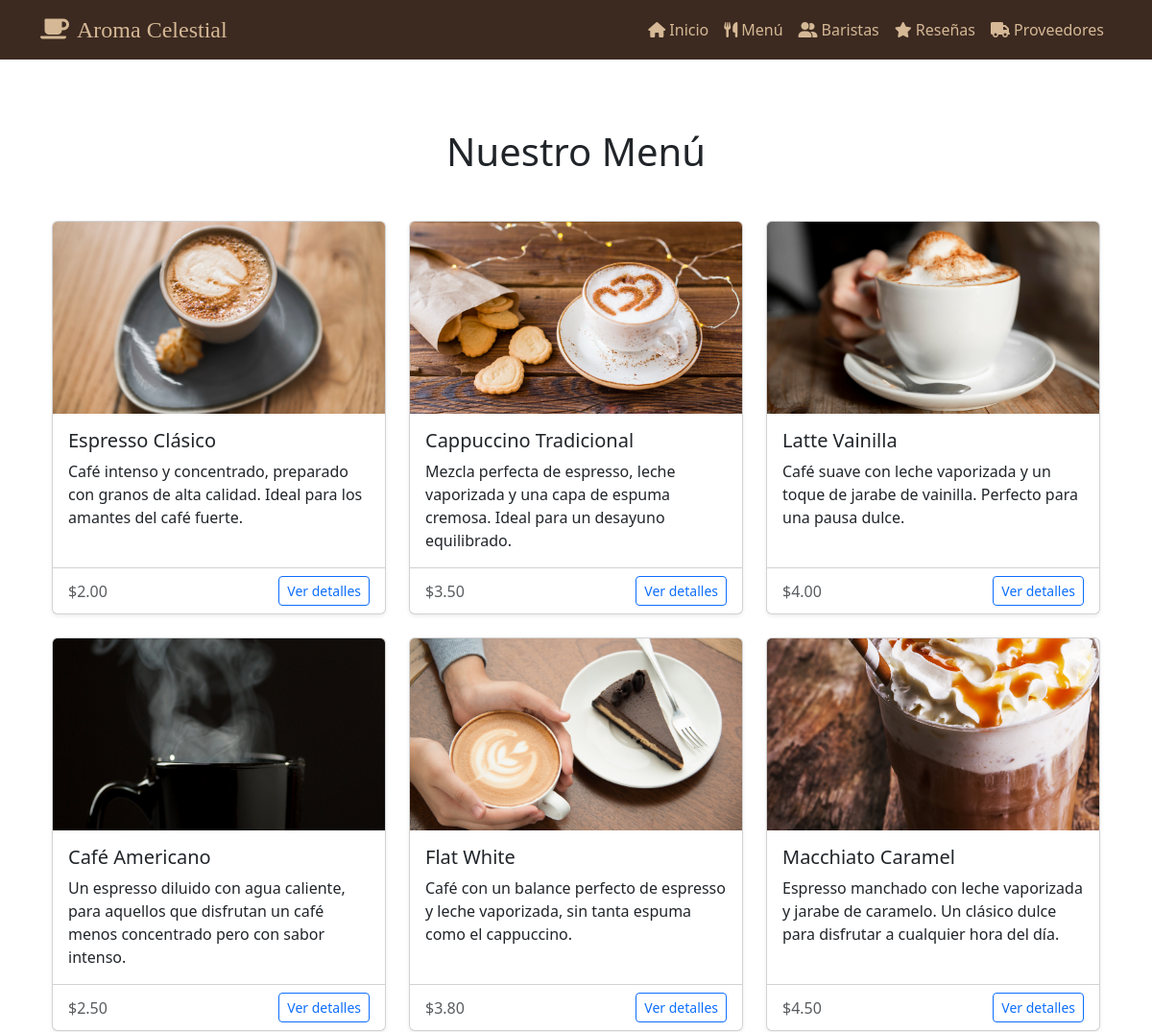
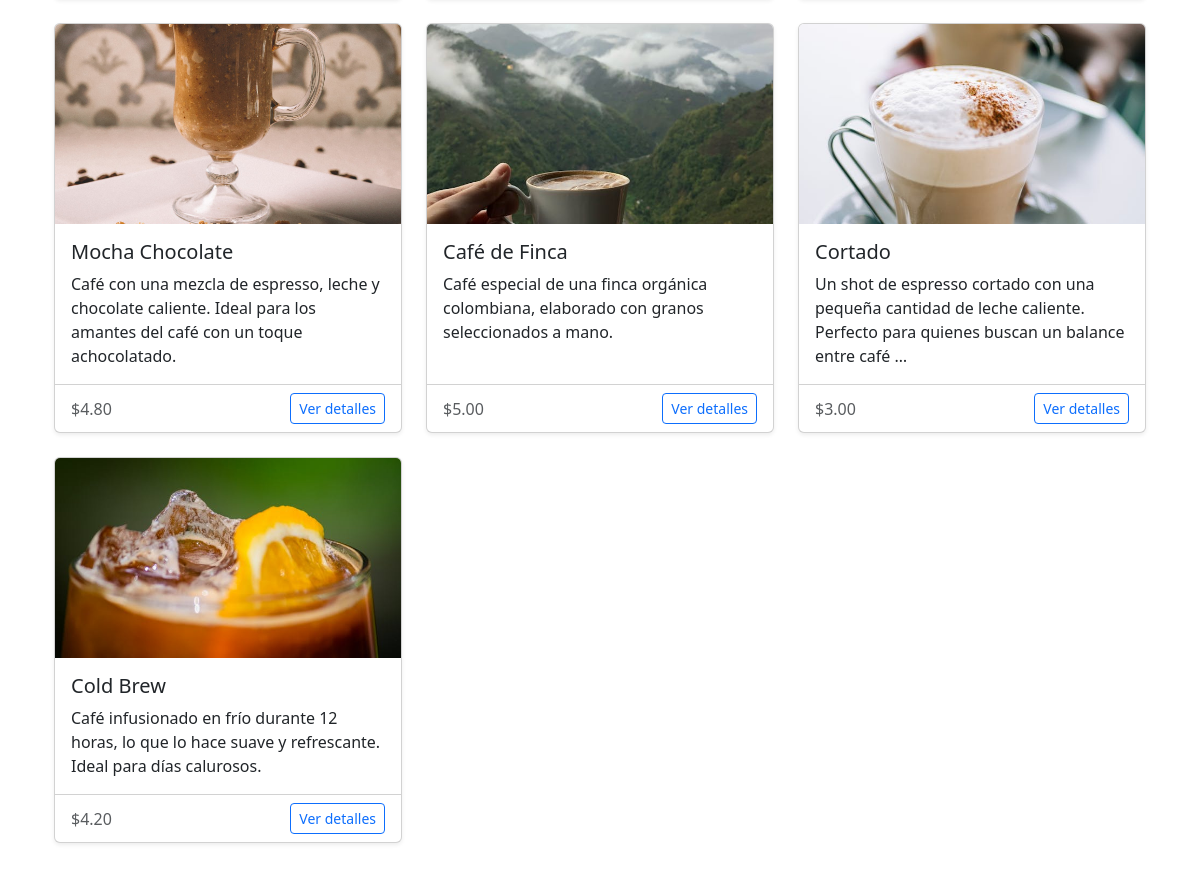
The app's page /menu/ with its own data (2 pictures, top to bottom).
### myapp/models.py (models this page shows)
class MenuItem(models.Model):
    id = models.AutoField(primary_key=True)
    nombre = models.CharField(max_length=100)
    descripcion = models.TextField()
    precio = models.DecimalField(max_digits=5, decimal_places=2)
    categoria = models.CharField(max_length=50)
    imagen = models.ImageField(upload_to='imgs/', null=True, blank=True)

### myapp/views.py (the view)
# urls.py: path('menu/', views.menu, name='menu'),
def menu(request):
    menu_items = MenuItem.objects.all()
    return render(request, 'menu.html', {'menu_items': menu_items})

### myapp/templates/menu.html (shortened to what this page needs)
{% extends 'base.html' %}
{% load static %}
{% block content %}
<div class="container py-5">
    <h1 class="text-center mb-5">Nuestro Menú</h1>
    <div class="row row-cols-1 row-cols-md-3 g-4">
        {% for item in menu_items %}
        <div class="col">
            <div class="card h-100 shadow-sm">
                {% if item.imagen %}
                <img src="{{ item.imagen.url }}" class="card-img-top" alt="{{ item.nombre }}" style="height: 200px; object-fit: cover;">
                {% else %}
                <img src="{% static 'img/default_menu_item.jpg' %}" class="card-img-top" alt="{{ item.nombre }}" style="height: 200px; object-fit: cover;">
                {% endif %}
                <div class="card-body">
                    <h5 class="card-title">{{ item.nombre }}</h5>
                    <p class="card-text">{{ item.descripcion|truncatewords:20 }}</p>
                </div>
                <div class="card-footer bg-transparent">
                    <div class="d-flex justify-content-between align-items-center">
                        <span class="text-muted">${{ item.precio }}</span>
                        <button class="btn btn-outline-primary btn-sm" data-bs-toggle="modal" data-bs-target="#menuItemModal{{ item.id }}">
                            Ver detalles
                        </button>
                    </div>
                </div>
            </div>
        </div>
        {% endfor %}
    </div>
</div>
{% endblock %}

### records on screen
MenuItem: imagen (picture), nombre "Espresso Clásico", descripcion "Café intenso y concentrado, preparado con granos de alta calidad. Ideal para los amantes del café fuerte.", precio "2.00"
MenuItem: imagen (picture), nombre "Cappuccino Tradicional", descripcion "Mezcla perfecta de espresso, leche vaporizada y una capa de espuma cremosa. Ideal para un desayuno equilibrado.", precio "3.50"
MenuItem: imagen (picture), nombre "Latte Vainilla", descripcion "Café suave con leche vaporizada y un toque de jarabe de vainilla. Perfecto para una pausa dulce.", precio "4.00"
MenuItem: imagen (picture), nombre "Café Americano", descripcion "Un espresso diluido con agua caliente, para aquellos que disfrutan un café menos concentrado pero con sabor intenso.", precio "2.50"
MenuItem: imagen (picture), nombre "Flat White", descripcion "Café con un balance perfecto de espresso y leche vaporizada, sin tanta espuma como el cappuccino.", precio "3.80"
MenuItem: imagen (picture), nombre "Macchiato Caramel", descripcion "Espresso manchado con leche vaporizada y jarabe de caramelo. Un clásico dulce para disfrutar a cualquier hora del día.", precio "4.50"
MenuItem: imagen (picture), nombre "Mocha Chocolate", descripcion "Café con una mezcla de espresso, leche y chocolate caliente. Ideal para los amantes del café con un toque achocolatado.", precio "4.80"
MenuItem: imagen (picture), nombre "Café de Finca", descripcion "Café especial de una finca orgánica colombiana, elaborado con granos seleccionados a mano.", precio "5.00"
MenuItem: imagen (picture), nombre "Cortado", descripcion "Un shot de espresso cortado con una pequeña cantidad de leche caliente. Perfecto para quienes buscan un balance entre café …", precio "3.00"
MenuItem: imagen (picture), nombre "Cold Brew", descripcion "Café infusionado en frío durante 12 horas, lo que lo hace suave y refrescante. Ideal para días calurosos.", precio "4.20"
